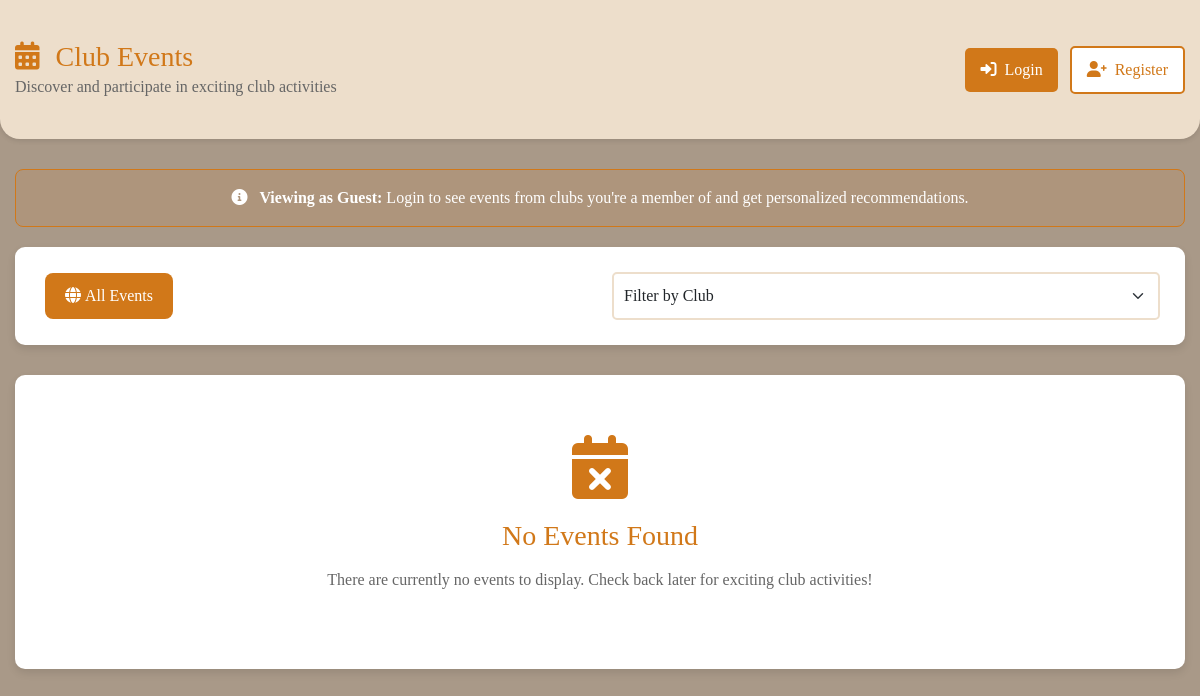
Page /events.php on the earlier database version.
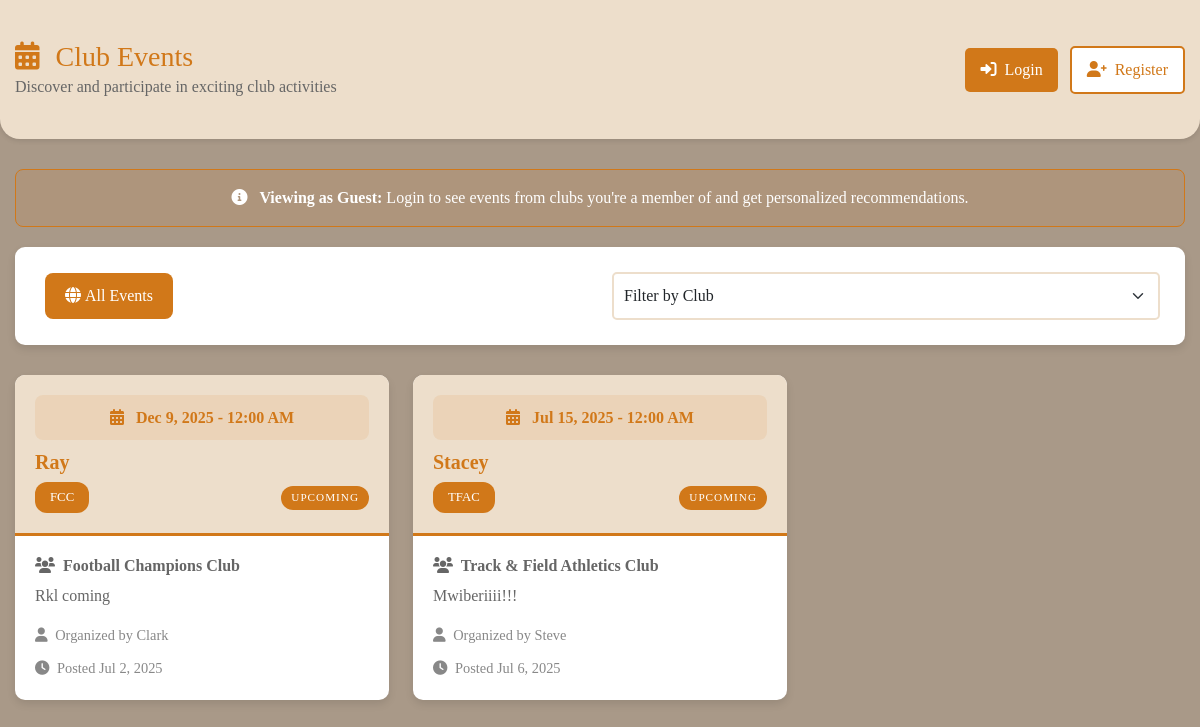
Same page on the later database version.
### tables this page shows
CREATE TABLE `events` (
  `id` int(11) NOT NULL,
  `club_id` int(11) NOT NULL,
  `title` varchar(150) NOT NULL,
  `description` text DEFAULT NULL,
  `event_date` date DEFAULT NULL,
  `created_at` timestamp NOT NULL DEFAULT current_timestamp()
);

CREATE TABLE `clubs` (
  `id` int(11) NOT NULL,
  `patron_id` int(11) NOT NULL,
  `name` varchar(100) NOT NULL,
  `initials` varchar(10) NOT NULL,
  `description` text DEFAULT NULL,
  `created_by` int(11) DEFAULT NULL,
  `created_at` timestamp NOT NULL DEFAULT current_timestamp()
);

CREATE TABLE `users` (
  `id` int(11) NOT NULL,
  `username` varchar(50) NOT NULL,
  `surname` varchar(100) DEFAULT NULL,
  `email` varchar(100) NOT NULL,
  `school_id` varchar(50) NOT NULL,
  `password` varchar(255) NOT NULL,
  `role` enum('student','club_manager','admin') DEFAULT 'student',
  `created_at` timestamp NOT NULL DEFAULT current_timestamp()
);

### events.php (the view, shortened to what this page needs)
<?php
require_once 'config.php';
$user_logged_in = isset($_SESSION['user_id']);
$user_role = $user_logged_in ? $_SESSION['role'] : 'guest';
function getAllEvents($conn) {
    $sql = "SELECT e.*, c.name as club_name, c.initials as club_initials,
                   u.username as creator_name
            FROM events e
            JOIN clubs c ON e.club_id = c.id
            LEFT JOIN club_managers cm ON c.id = cm.club_id
            LEFT JOIN users u ON cm.user_id = u.id
            ORDER BY e.event_date DESC, e.created_at DESC";
    $result = $conn->query($sql);
    return $result ? $result->fetch_all(MYSQLI_ASSOC) : [];
}
$filter = isset($_GET['filter']) ? $_GET['filter'] : 'all';
$club_filter = isset($_GET['club']) ? (int)$_GET['club'] : 0;
if ($user_role === 'admin') {
    if ($club_filter > 0) {
        $events = getClubEvents($conn, $club_filter);
    } else {
        $events = getAllEvents($conn);
    }
} else {
    if ($club_filter > 0) {
        $events = getClubEvents($conn, $club_filter);
    } else {
        $events = getAllEvents($conn);
    }
}
function formatEventDate($date) {
    $event_date = new DateTime($date);
    $today = new DateTime();
    $tomorrow = new DateTime('+1 day');
    if ($event_date->format('Y-m-d') === $today->format('Y-m-d')) {
        return 'Today - ' . $event_date->format('g:i A');
    } else if ($event_date->format('Y-m-d') === $tomorrow->format('Y-m-d')) {
        return 'Tomorrow - ' . $event_date->format('g:i A');
    } else {
        return $event_date->format('M j, Y - g:i A');
    }
}
function isUpcoming($date) {
    return new DateTime($date) > new DateTime();
}
?>
<!DOCTYPE html>
<html lang="en">
<head>
    <link href="https://cdn.jsdelivr.net/npm/bootstrap@5.1.3/dist/css/bootstrap.min.css" rel="stylesheet">
    <link href="https://cdnjs.cloudflare.com/ajax/libs/font-awesome/6.0.0/css/all.min.css" rel="stylesheet">
</head>
<body>
    <div class="page-header">
        <div class="container">
            <div class="row align-items-center">
                <div class="col-md-6">
                    <h1><i class="fas fa-calendar-alt me-3"></i>Club Events</h1>
                    <p class="mb-0">Discover and participate in exciting club activities</p>
                </div>
                <div class="col-md-6 text-md-end">
                    <?php if ($user_logged_in): ?>
                        <a href="home.php" class="btn btn-light">
                            <i class="fas fa-arrow-left me-2"></i>Back to Home
                        </a>
                    <?php else: ?>
                        <a href="login.php" class="btn">
                            <i class="fas fa-sign-in-alt me-2"></i>Login
                        </a>
                        <a href="register.php" class="btn btn-light ms-2">
                            <i class="fas fa-user-plus me-2"></i>Register
                        </a>
                    <?php endif; ?>
                </div>
            </div>
        </div>
    </div>
    <div class="container">
        <?php if (!$user_logged_in): ?>
            <div class="guest-notice">
                <i class="fas fa-info-circle me-2"></i>
                <strong>Viewing as Guest:</strong> Login to see events from clubs you're a member of and get personalized recommendations.
            </div>
        <?php endif; ?>
        <div class="filter-tabs">
            <div class="row align-items-center">
                <div class="col-md-6">
                    <ul class="nav nav-pills">
                        <li class="nav-item">
                            <a class="nav-link <?php echo ($filter === 'all') ? 'active' : ''; ?>"
                               href="?filter=all">
                                <i class="fas fa-globe me-1"></i>All Events
                            </a>
                        </li>
                    </ul>
                </div>
                <div class="col-md-6">
                    <select class="form-select" onchange="filterByClub(this.value)">
                        <option value="0">Filter by Club</option>
                    </select>
                </div>
            </div>
        </div>
        <div class="row">
            <?php if (empty($events)): ?>
                <div class="col-12">
                    <div class="no-events">
                        <i class="fas fa-calendar-times"></i>
                        <h3>No Events Found</h3>
                        <?php if ($filter === 'my_clubs' && $user_logged_in): ?>
                            <p>You don't have any events from your clubs yet. Join clubs or check back later!</p>
                            <a href="clubs.php" class="btn">
                                <i class="fas fa-search me-2"></i>Browse Clubs
                            </a>
                        <?php else: ?>
                            <p>There are currently no events to display. Check back later for exciting club activities!</p>
                        <?php endif; ?>
                    </div>
                </div>
            <?php else: ?>
                <?php foreach ($events as $event): ?>
                    <div class="col-md-6 col-lg-4">
                        <div class="card event-card">
                            <div class="event-header">
                                <div class="event-date">
                                    <i class="fas fa-calendar-alt me-2"></i>
                                    <?php echo formatEventDate($event['event_date']); ?>
                                </div>
                                <h5 class="mb-2"><?php echo htmlspecialchars($event['title']); ?></h5>
                                <div class="d-flex justify-content-between align-items-center">
                                    <span class="club-badge">
                                        <?php echo htmlspecialchars($event['club_initials']); ?>
                                    </span>
                                    <?php if (isUpcoming($event['event_date'])): ?>
                                        <span class="upcoming-badge">Upcoming</span>
                                    <?php else: ?>
                                        <span class="past-badge">Past</span>
                                    <?php endif; ?>
                                </div>
                            </div>
                            <div class="event-body">
                                <h6 class="text-muted mb-2">
                                    <i class="fas fa-users me-1"></i>
                                    <?php echo htmlspecialchars($event['club_name']); ?>
                                </h6>
                                <?php if ($event['description']): ?>
                                <div class="event-description">
                                    <?php echo nl2br(htmlspecialchars($event['description'])); ?>
                                </div>
                                <?php endif; ?>
                                <?php if ($event['creator_name']): ?>
                                <div class="creator-info">
                                    <i class="fas fa-user me-1"></i>
                                    Organized by <?php echo htmlspecialchars($event['creator_name']); ?>
                                </div>
                                <?php endif; ?>
                                <div class="creator-info">
                                    <i class="fas fa-clock me-1"></i>
                                    Posted <?php echo date('M j, Y', strtotime($event['created_at'])); ?>
                                </div>
                            </div>
                        </div>
                    </div>
                <?php endforeach; ?>
            <?php endif; ?>
        </div>
    </div>
</body>
</html>

### events.php (style rules this page uses)
body { font-family: 'Times New Roman', Times, serif; margin: 0; padding: 0; background-color: rgb(169, 153, 136); line-height: 1.6; }
.page-header { background-color: rgb(237, 222, 203); color: rgb(209, 120, 25); padding: 40px 0; margin-bottom: 30px; border-radius: 0 0 20px 20px; box-shadow: 0 2px 5px rgba(0,0,0,0.1); }
.page-header h1 { color: rgb(209, 120, 25); font-size: 28px; margin: 0; }
.page-header p { color: #666; font-size: 16px; margin-bottom: 0; }
.btn { background-color: rgb(209, 120, 25); color: white; padding: 10px 15px; text-decoration: none; border-radius: 5px; border: none; transition: background-color 0.3s ease, transform 0.3s ease; display: inline-block; cursor: pointer; }
.btn-light { background-color: #fff; color: rgb(209, 120, 25); border: 2px solid rgb(209, 120, 25); }
.filter-tabs { background: #fff; border-radius: 10px; padding: 25px; margin-bottom: 30px; box-shadow: 0 4px 8px rgba(0,0,0,0.1); }
.nav-pills { margin-bottom: 0; }
.nav-pills .nav-link { border-radius: 8px; margin: 0 5px; color: #666; border: none; background-color: rgb(237, 222, 203); padding: 10px 20px; transition: all 0.3s ease; }
.nav-pills .nav-link.active { background-color: rgb(209, 120, 25); color: white; }
.form-select { border: 2px solid rgb(237, 222, 203); border-radius: 5px; padding: 10px; font-family: 'Times New Roman', Times, serif; background-color: #fff; }
.event-card { border: none; border-radius: 10px; box-shadow: 0 4px 8px rgba(0,0,0,0.1); transition: transform 0.3s ease, box-shadow 0.3s ease; margin-bottom: 20px; background-color: #fff; }
.event-header { background-color: rgb(237, 222, 203); color: rgb(209, 120, 25); border-radius: 10px 10px 0 0; padding: 20px; border-bottom: 3px solid rgb(209, 120, 25); }
.event-date { background: rgba(209, 120, 25, 0.1); border-radius: 8px; padding: 10px; text-align: center; margin-bottom: 10px; color: rgb(209, 120, 25); font-weight: bold; }
.club-badge { background-color: rgb(209, 120, 25); color: white; border-radius: 12px; padding: 5px 15px; font-size: 0.8rem; display: inline-block; }
.event-body { padding: 20px; }
.event-description { color: #666; line-height: 1.6; margin-bottom: 15px; }
.upcoming-badge { background-color: rgb(209, 120, 25); color: white; padding: 3px 10px; border-radius: 15px; font-size: 0.7rem; text-transform: uppercase; letter-spacing: 1px; }
.creator-info { color: #888; font-size: 0.9rem; margin-top: 10px; }
.text-muted { color: #666 !important; }
.event-body h6 { color: rgb(209, 120, 25); font-weight: bold; margin-bottom: 10px; }
.event-header h5 { color: rgb(209, 120, 25); font-weight: bold; margin-bottom: 15px; }
.container { max-width: 1200px; margin: 0 auto; padding: 0 15px; }
.guest-notice { background-color: rgba(209, 120, 25, 0.1); border: 1px solid rgb(209, 120, 25); border-radius: 8px; padding: 15px; margin-bottom: 20px; color: white; text-align: center; }
.no-events { text-align: center; padding: 60px 20px; color: #666; background-color: #fff; border-radius: 10px; box-shadow: 0 4px 8px rgba(0,0,0,0.1); }
.no-events i { font-size: 4rem; color: rgb(209, 120, 25); margin-bottom: 20px; }
.no-events h3 { color: rgb(209, 120, 25); margin-bottom: 15px; }

Differences in the rows shown:
added events: event_date "Dec 9, 2025 - 12:00 AM", title "Ray", club.initials "FCC", shows "UPCOMING", club.name "Football Champions Club", description "Rkl coming", users.username "Clark", created_at "Jul 2, 2025"
added events: event_date "Jul 15, 2025 - 12:00 AM", title "Stacey", club.initials "TFAC", shows "UPCOMING", club.name "Track & Field Athletics Club", description "Mwiberiiii!!!", users.username "Steve", created_at "Jul 6, 2025"
Other differences:
text no longer shown: "No Events Found There are currently no events to display. Check back later for exciting club activities!"
